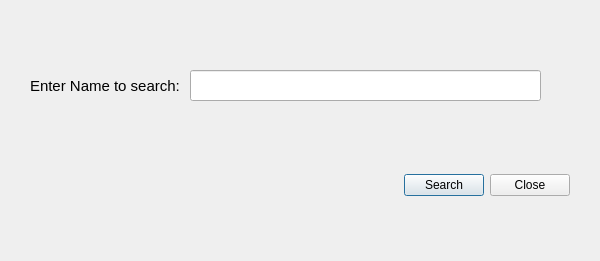
<?xml version="1.0" encoding="UTF-8"?>
<ui version="4.0">
 <class>NameSearchClass</class>
 <widget class="QDialog" name="NameSearchClass">
  <property name="geometry">
   <rect>
    <x>0</x>
    <y>0</y>
    <width>600</width>
    <height>261</height>
   </rect>
  </property>
  <property name="windowTitle">
   <string>NameSearch</string>
  </property>
  <property name="windowIcon">
   <iconset resource="qtcolortable.qrc">
    <normaloff>:/QtColorTable/Palette.ico</normaloff>:/QtColorTable/Palette.ico</iconset>
  </property>
  <widget class="QLabel" name="label">
   <property name="geometry">
    <rect>
     <x>30</x>
     <y>70</y>
     <width>161</width>
     <height>31</height>
    </rect>
   </property>
   <property name="font">
    <font>
     <pointsize>11</pointsize>
    </font>
   </property>
   <property name="text">
    <string>Enter Name to search:</string>
   </property>
  </widget>
  <widget class="QWidget" name="horizontalLayoutWidget">
   <property name="geometry">
    <rect>
     <x>10</x>
     <y>150</y>
     <width>571</width>
     <height>71</height>
    </rect>
   </property>
   <layout class="QHBoxLayout" name="horizontalLayout">
    <item>
     <spacer name="horizontalSpacer">
      <property name="orientation">
       <enum>Qt::Orientation::Horizontal</enum>
      </property>
      <property name="sizeHint" stdset="0">
       <size>
        <width>40</width>
        <height>20</height>
       </size>
      </property>
     </spacer>
    </item>
    <item>
     <widget class="QPushButton" name="searchBtn">
      <property name="text">
       <string>Search</string>
      </property>
     </widget>
    </item>
    <item>
     <widget class="QPushButton" name="closeBtn">
      <property name="text">
       <string>Close</string>
      </property>
     </widget>
    </item>
   </layout>
  </widget>
  <widget class="QLineEdit" name="nameTB">
   <property name="geometry">
    <rect>
     <x>190</x>
     <y>70</y>
     <width>351</width>
     <height>31</height>
    </rect>
   </property>
  </widget>
 </widget>
 <layoutdefault spacing="6" margin="11"/>
 <resources>
  <include location="qtcolortable.qrc"/>
 </resources>
 <connections>
  <connection>
   <sender>closeBtn</sender>
   <signal>clicked()</signal>
   <receiver>NameSearchClass</receiver>
   <slot>close()</slot>
   <hints>
    <hint type="sourcelabel">
     <x>542</x>
     <y>184</y>
    </hint>
    <hint type="destinationlabel">
     <x>299</x>
     <y>199</y>
    </hint>
   </hints>
  </connection>
 </connections>
</ui>
